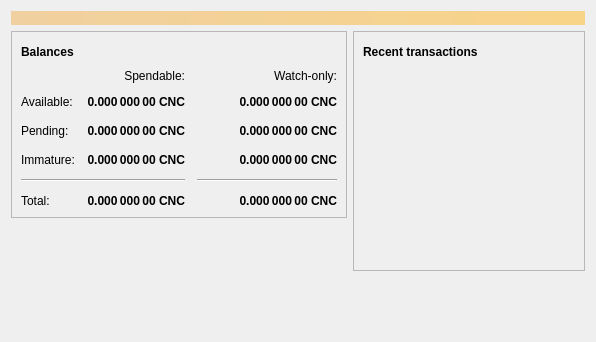
<?xml version="1.0" encoding="UTF-8"?>
<ui version="4.0">
 <class>OverviewPage</class>
 <widget class="QWidget" name="OverviewPage">
  <property name="geometry">
   <rect>
    <x>0</x>
    <y>0</y>
    <width>596</width>
    <height>342</height>
   </rect>
  </property>
  <property name="windowTitle">
   <string>Form</string>
  </property>
  <layout class="QVBoxLayout" name="topLayout">
   <item>
    <widget class="QLabel" name="labelAlerts">
     <property name="visible">
      <bool>false</bool>
     </property>
     <property name="styleSheet">
      <string notr="true">QLabel { background-color: qlineargradient(x1: 0, y1: 0, x2: 1, y2: 0, stop:0 #F0D0A0, stop:1 #F8D488); color:#000000; }</string>
     </property>
     <property name="wordWrap">
      <bool>true</bool>
     </property>
     <property name="margin">
      <number>3</number>
     </property>
     <property name="textInteractionFlags">
      <set>Qt::TextSelectableByMouse</set>
     </property>
    </widget>
   </item>
   <item>
    <layout class="QHBoxLayout" name="horizontalLayout" stretch="1,1">
     <item>
      <layout class="QVBoxLayout" name="verticalLayout_2">
       <item>
        <widget class="QFrame" name="frame">
         <property name="frameShape">
          <enum>QFrame::StyledPanel</enum>
         </property>
         <property name="frameShadow">
          <enum>QFrame::Raised</enum>
         </property>
         <layout class="QVBoxLayout" name="verticalLayout_4">
          <item>
           <layout class="QHBoxLayout" name="horizontalLayout_4">
            <item>
             <widget class="QLabel" name="label_5">
              <property name="font">
               <font>
                <weight>75</weight>
                <bold>true</bold>
               </font>
              </property>
              <property name="text">
               <string>Balances</string>
              </property>
             </widget>
            </item>
            <item>
             <widget class="QPushButton" name="labelWalletStatus">
              <property name="enabled">
               <bool>true</bool>
              </property>
              <property name="maximumSize">
               <size>
                <width>30</width>
                <height>16777215</height>
               </size>
              </property>
              <property name="toolTip">
               <string>The displayed information may be out of date. Your wallet automatically synchronizes with the CNCcoin network after a connection is established, but this process has not completed yet.</string>
              </property>
              <property name="text">
               <string/>
              </property>
              <property name="icon">
               <iconset resource="../bitcoin.qrc">
                <normaloff>:/icons/warning</normaloff>
                <disabledoff>:/icons/warning</disabledoff>:/icons/warning</iconset>
              </property>
              <property name="iconSize">
               <size>
                <width>24</width>
                <height>24</height>
               </size>
              </property>
              <property name="flat">
               <bool>true</bool>
              </property>
             </widget>
            </item>
            <item>
             <spacer name="horizontalSpacer_3">
              <property name="orientation">
               <enum>Qt::Horizontal</enum>
              </property>
              <property name="sizeHint" stdset="0">
               <size>
                <width>40</width>
                <height>20</height>
               </size>
              </property>
             </spacer>
            </item>
           </layout>
          </item>
          <item>
           <layout class="QGridLayout" name="gridLayout">
            <property name="spacing">
             <number>12</number>
            </property>
            <item row="2" column="2">
             <widget class="QLabel" name="labelWatchPending">
              <property name="font">
               <font>
                <weight>75</weight>
                <bold>true</bold>
               </font>
              </property>
              <property name="cursor">
               <cursorShape>IBeamCursor</cursorShape>
              </property>
              <property name="toolTip">
               <string>Unconfirmed transactions to watch-only addresses</string>
              </property>
              <property name="text">
               <string notr="true">0.000 000 00 CNC</string>
              </property>
              <property name="alignment">
               <set>Qt::AlignRight|Qt::AlignTrailing|Qt::AlignVCenter</set>
              </property>
              <property name="textInteractionFlags">
               <set>Qt::LinksAccessibleByMouse|Qt::TextSelectableByKeyboard|Qt::TextSelectableByMouse</set>
              </property>
             </widget>
            </item>
            <item row="2" column="1">
             <widget class="QLabel" name="labelUnconfirmed">
              <property name="font">
               <font>
                <weight>75</weight>
                <bold>true</bold>
               </font>
              </property>
              <property name="cursor">
               <cursorShape>IBeamCursor</cursorShape>
              </property>
              <property name="toolTip">
               <string>Total of transactions that have yet to be confirmed, and do not yet count toward the spendable balance</string>
              </property>
              <property name="text">
               <string notr="true">0.000 000 00 CNC</string>
              </property>
              <property name="alignment">
               <set>Qt::AlignRight|Qt::AlignTrailing|Qt::AlignVCenter</set>
              </property>
              <property name="textInteractionFlags">
               <set>Qt::LinksAccessibleByMouse|Qt::TextSelectableByKeyboard|Qt::TextSelectableByMouse</set>
              </property>
             </widget>
            </item>
            <item row="3" column="2">
             <widget class="QLabel" name="labelWatchImmature">
              <property name="font">
               <font>
                <weight>75</weight>
                <bold>true</bold>
               </font>
              </property>
              <property name="cursor">
               <cursorShape>IBeamCursor</cursorShape>
              </property>
              <property name="toolTip">
               <string>Mined balance in watch-only addresses that has not yet matured</string>
              </property>
              <property name="text">
               <string notr="true">0.000 000 00 CNC</string>
              </property>
              <property name="alignment">
               <set>Qt::AlignRight|Qt::AlignTrailing|Qt::AlignVCenter</set>
              </property>
              <property name="textInteractionFlags">
               <set>Qt::LinksAccessibleByMouse|Qt::TextSelectableByKeyboard|Qt::TextSelectableByMouse</set>
              </property>
             </widget>
            </item>
            <item row="4" column="0" colspan="2">
             <widget class="Line" name="line">
              <property name="orientation">
               <enum>Qt::Horizontal</enum>
              </property>
             </widget>
            </item>
            <item row="4" column="2">
             <widget class="Line" name="lineWatchBalance">
              <property name="sizePolicy">
               <sizepolicy hsizetype="Preferred" vsizetype="Fixed">
                <horstretch>0</horstretch>
                <verstretch>0</verstretch>
               </sizepolicy>
              </property>
              <property name="minimumSize">
               <size>
                <width>140</width>
                <height>0</height>
               </size>
              </property>
              <property name="orientation">
               <enum>Qt::Horizontal</enum>
              </property>
             </widget>
            </item>
            <item row="5" column="0">
             <widget class="QLabel" name="labelTotalText">
              <property name="text">
               <string>Total:</string>
              </property>
             </widget>
            </item>
            <item row="3" column="1">
             <widget class="QLabel" name="labelImmature">
              <property name="font">
               <font>
                <weight>75</weight>
                <bold>true</bold>
               </font>
              </property>
              <property name="cursor">
               <cursorShape>IBeamCursor</cursorShape>
              </property>
              <property name="toolTip">
               <string>Mined balance that has not yet matured</string>
              </property>
              <property name="text">
               <string notr="true">0.000 000 00 CNC</string>
              </property>
              <property name="alignment">
               <set>Qt::AlignRight|Qt::AlignTrailing|Qt::AlignVCenter</set>
              </property>
              <property name="textInteractionFlags">
               <set>Qt::LinksAccessibleByMouse|Qt::TextSelectableByKeyboard|Qt::TextSelectableByMouse</set>
              </property>
             </widget>
            </item>
            <item row="2" column="3">
             <spacer name="horizontalSpacer_2">
              <property name="orientation">
               <enum>Qt::Horizontal</enum>
              </property>
              <property name="sizeHint" stdset="0">
               <size>
                <width>40</width>
                <height>20</height>
               </size>
              </property>
             </spacer>
            </item>
            <item row="3" column="0">
             <widget class="QLabel" name="labelImmatureText">
              <property name="text">
               <string>Immature:</string>
              </property>
             </widget>
            </item>
            <item row="5" column="1">
             <widget class="QLabel" name="labelTotal">
              <property name="font">
               <font>
                <weight>75</weight>
                <bold>true</bold>
               </font>
              </property>
              <property name="cursor">
               <cursorShape>IBeamCursor</cursorShape>
              </property>
              <property name="toolTip">
               <string>Your current total balance</string>
              </property>
              <property name="text">
               <string notr="true">0.000 000 00 CNC</string>
              </property>
              <property name="alignment">
               <set>Qt::AlignRight|Qt::AlignTrailing|Qt::AlignVCenter</set>
              </property>
              <property name="textInteractionFlags">
               <set>Qt::LinksAccessibleByMouse|Qt::TextSelectableByKeyboard|Qt::TextSelectableByMouse</set>
              </property>
             </widget>
            </item>
            <item row="5" column="2">
             <widget class="QLabel" name="labelWatchTotal">
              <property name="font">
               <font>
                <weight>75</weight>
                <bold>true</bold>
               </font>
              </property>
              <property name="cursor">
               <cursorShape>IBeamCursor</cursorShape>
              </property>
              <property name="toolTip">
               <string>Current total balance in watch-only addresses</string>
              </property>
              <property name="text">
               <string notr="true">0.000 000 00 CNC</string>
              </property>
              <property name="alignment">
               <set>Qt::AlignRight|Qt::AlignTrailing|Qt::AlignVCenter</set>
              </property>
              <property name="textInteractionFlags">
               <set>Qt::LinksAccessibleByMouse|Qt::TextSelectableByKeyboard|Qt::TextSelectableByMouse</set>
              </property>
             </widget>
            </item>
            <item row="0" column="2">
             <widget class="QLabel" name="labelWatchonly">
              <property name="text">
               <string>Watch-only:</string>
              </property>
              <property name="alignment">
               <set>Qt::AlignRight|Qt::AlignTrailing|Qt::AlignVCenter</set>
              </property>
             </widget>
            </item>
            <item row="1" column="0">
             <widget class="QLabel" name="labelBalanceText">
              <property name="text">
               <string>Available:</string>
              </property>
             </widget>
            </item>
            <item row="1" column="1">
             <widget class="QLabel" name="labelBalance">
              <property name="font">
               <font>
                <weight>75</weight>
                <bold>true</bold>
               </font>
              </property>
              <property name="cursor">
               <cursorShape>IBeamCursor</cursorShape>
              </property>
              <property name="toolTip">
               <string>Your current spendable balance</string>
              </property>
              <property name="text">
               <string notr="true">0.000 000 00 CNC</string>
              </property>
              <property name="alignment">
               <set>Qt::AlignRight|Qt::AlignTrailing|Qt::AlignVCenter</set>
              </property>
              <property name="textInteractionFlags">
               <set>Qt::LinksAccessibleByMouse|Qt::TextSelectableByKeyboard|Qt::TextSelectableByMouse</set>
              </property>
             </widget>
            </item>
            <item row="1" column="2">
             <widget class="QLabel" name="labelWatchAvailable">
              <property name="font">
               <font>
                <weight>75</weight>
                <bold>true</bold>
               </font>
              </property>
              <property name="cursor">
               <cursorShape>IBeamCursor</cursorShape>
              </property>
              <property name="toolTip">
               <string>Your current balance in watch-only addresses</string>
              </property>
              <property name="text">
               <string notr="true">0.000 000 00 CNC</string>
              </property>
              <property name="alignment">
               <set>Qt::AlignRight|Qt::AlignTrailing|Qt::AlignVCenter</set>
              </property>
              <property name="textInteractionFlags">
               <set>Qt::LinksAccessibleByMouse|Qt::TextSelectableByKeyboard|Qt::TextSelectableByMouse</set>
              </property>
             </widget>
            </item>
            <item row="2" column="0">
             <widget class="QLabel" name="labelPendingText">
              <property name="text">
               <string>Pending:</string>
              </property>
             </widget>
            </item>
            <item row="0" column="1">
             <widget class="QLabel" name="labelSpendable">
              <property name="text">
               <string>Spendable:</string>
              </property>
              <property name="alignment">
               <set>Qt::AlignRight|Qt::AlignTrailing|Qt::AlignVCenter</set>
              </property>
             </widget>
            </item>
           </layout>
          </item>
         </layout>
        </widget>
       </item>
       <item>
        <spacer name="verticalSpacer">
         <property name="orientation">
          <enum>Qt::Vertical</enum>
         </property>
         <property name="sizeHint" stdset="0">
          <size>
           <width>20</width>
           <height>40</height>
          </size>
         </property>
        </spacer>
       </item>
      </layout>
     </item>
     <item>
      <layout class="QVBoxLayout" name="verticalLayout_3">
       <item>
        <widget class="QFrame" name="frame_2">
         <property name="frameShape">
          <enum>QFrame::StyledPanel</enum>
         </property>
         <property name="frameShadow">
          <enum>QFrame::Raised</enum>
         </property>
         <layout class="QVBoxLayout" name="verticalLayout">
          <item>
           <layout class="QHBoxLayout" name="horizontalLayout_2">
            <item>
             <widget class="QLabel" name="label_4">
              <property name="font">
               <font>
                <weight>75</weight>
                <bold>true</bold>
               </font>
              </property>
              <property name="text">
               <string>Recent transactions</string>
              </property>
             </widget>
            </item>
            <item>
             <widget class="QPushButton" name="labelTransactionsStatus">
              <property name="enabled">
               <bool>true</bool>
              </property>
              <property name="maximumSize">
               <size>
                <width>30</width>
                <height>16777215</height>
               </size>
              </property>
              <property name="toolTip">
               <string>The displayed information may be out of date. Your wallet automatically synchronizes with the CNCcoin network after a connection is established, but this process has not completed yet.</string>
              </property>
              <property name="text">
               <string/>
              </property>
              <property name="icon">
               <iconset resource="../bitcoin.qrc">
                <normaloff>:/icons/warning</normaloff>
                <disabledoff>:/icons/warning</disabledoff>:/icons/warning</iconset>
              </property>
              <property name="iconSize">
               <size>
                <width>24</width>
                <height>24</height>
               </size>
              </property>
              <property name="flat">
               <bool>true</bool>
              </property>
             </widget>
            </item>
            <item>
             <spacer name="horizontalSpacer">
              <property name="orientation">
               <enum>Qt::Horizontal</enum>
              </property>
              <property name="sizeHint" stdset="0">
               <size>
                <width>40</width>
                <height>20</height>
               </size>
              </property>
             </spacer>
            </item>
           </layout>
          </item>
          <item>
           <widget class="QListView" name="listTransactions">
            <property name="styleSheet">
             <string notr="true">QListView { background: transparent; }</string>
            </property>
            <property name="frameShape">
             <enum>QFrame::NoFrame</enum>
            </property>
            <property name="verticalScrollBarPolicy">
             <enum>Qt::ScrollBarAlwaysOff</enum>
            </property>
            <property name="horizontalScrollBarPolicy">
             <enum>Qt::ScrollBarAlwaysOff</enum>
            </property>
            <property name="selectionMode">
             <enum>QAbstractItemView::NoSelection</enum>
            </property>
           </widget>
          </item>
         </layout>
        </widget>
       </item>
       <item>
        <spacer name="verticalSpacer_2">
         <property name="orientation">
          <enum>Qt::Vertical</enum>
         </property>
         <property name="sizeHint" stdset="0">
          <size>
           <width>20</width>
           <height>40</height>
          </size>
         </property>
        </spacer>
       </item>
      </layout>
     </item>
    </layout>
   </item>
  </layout>
 </widget>
 <resources/>
 <connections/>
</ui>
